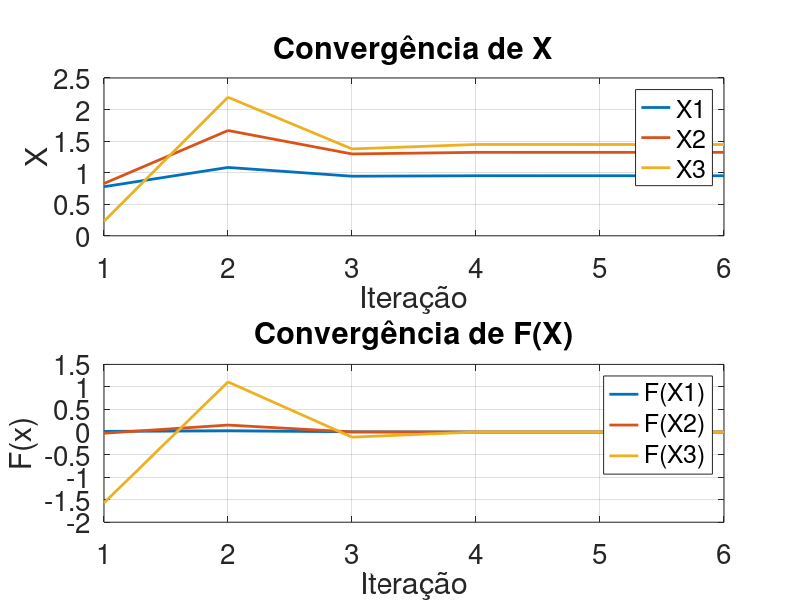

This chart was generated by the following MATLAB code:
function Atividade02()

  clc
  xr1old = [1; 2; 3];
  [iter, xr, XX, FXX] = newtonRaphson(xr1old);

  fprintf('X1= %.5f \n', xr(1));
  fprintf('X2= %.5f \n', xr(2));
  fprintf('X3= %.5f \n', xr(3));
  fprintf('Número de iterações: %i \n', iter);

  graficoConvergencia(iter, XX, FXX);
endfunction

function y = f(x)
  y = [(( 2 * x(1)) - x(2) - cos(x(1))); (-x(1)) + (2 * x(2)) - (x(3)) - (cos(x(2))); (-x(2)) + x(3) - (cos(x(3)))];
endfunction

function y = df(x)
  y = [2 + sin(x(1)), -1, 0; -1, 2+sin(x(2)), -1; 0, -1, 1 + sin(x(3))];
endfunction

function [iter, xr, XX, FXX] = newtonRaphson(xr1old)

  tol = 1e-5;
  imax = 1000;
  XX = zeros(imax, 3);
  FXX = zeros(imax, 3);

  for iter = 1:imax
    xr = xr1old - inv(df(xr1old)) * f(xr1old);
    XX(iter, :) = xr;
    FXX(iter, :) = f(xr);

   if max(abs(xr - xr1old)) <= tol
      break
   endif
   xr1old = xr;
  endfor

  XX(iter+1:end, :) = [];
  FXX(iter+1:end, :) = [];
endfunction

function graficoConvergencia(iter, XX, FXX)
  figure(1);
  subplot(2, 1, 1)
  plot(1:iter, XX, 'linewidth', 2);
  set(gca, 'fontsize', 20);
  grid on;
  xlabel('Iteração');
  ylabel('X');
  title(sprintf('Convergência de X'));
  legend('X1', 'X2', 'X3');

  subplot(2, 1, 2)
  plot(1:iter, FXX, 'linewidth', 2);
  set(gca, 'fontsize', 20);
  grid on;
  xlabel('Iteração');
  ylabel('F(x)');
  title(sprintf('Convergência de F(X)'));
  legend('F(X1)', 'F(X2)', 'F(X3)');
endfunction
